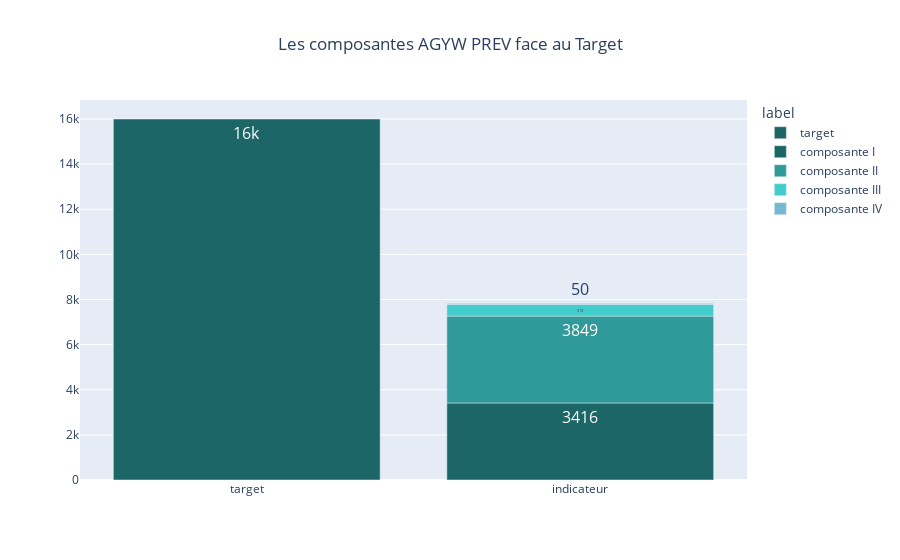

Source (notebook cell):
### Code cell
fig = px.bar(
    stack_data,
    x="supp",
    y="data",
    text="data",
    text_auto=True,
    title="Les composantes AGYW PREV face au Target",
    color="label",
    labels={"supp":"","data":""},
    color_discrete_map={
        "target":"#1D6667", 
        "composante I":"#1D6667",
        "composante II":"#309999",
        "composante III":"#43CCCC",
        "composante IV":"#75b8d1",
    },
)
fig = fig.update_layout(title_x=0.5)
fig.update_traces(textfont_size=16)
fig.write_image("./rezo/composante_agywprev.png")

### Figure 1 — Plotly figure (JSON) as saved in the notebook; plotly's stock layout.template omitted (floating-point values rounded to 4 significant figures)
{"data": [{"alignmentgroup": "True", "hovertemplate": "label=target<br>=%{text}<extra></extra>", "legendgroup": "target", "marker": {"color": "#1D6667", "pattern": {"shape": ""}}, "name": "target", "offsetgroup": "target", "orientation": "v", "showlegend": true, "text": [16000], "textfont": {"size": 16}, "textposition": "auto", "texttemplate": "%{y}", "type": "bar", "x": ["target"], "xaxis": "x", "y": [16000], "yaxis": "y"}, {"alignmentgroup": "True", "hovertemplate": "label=composante I<br>=%{text}<extra></extra>", "legendgroup": "composante I", "marker": {"color": "#1D6667", "pattern": {"shape": ""}}, "name": "composante I", "offsetgroup": "composante I", "orientation": "v", "showlegend": true, "text": [3416], "textfont": {"size": 16}, "textposition": "auto", "texttemplate": "%{y}", "type": "bar", "x": ["indicateur"], "xaxis": "x", "y": [3416], "yaxis": "y"}, {"alignmentgroup": "True", "hovertemplate": "label=composante II<br>=%{text}<extra></extra>", "legendgroup": "composante II", "marker": {"color": "#309999", "pattern": {"shape": ""}}, "name": "composante II", "offsetgroup": "composante II", "orientation": "v", "showlegend": true, "text": [3849], "textfont": {"size": 16}, "textposition": "auto", "texttemplate": "%{y}", "type": "bar", "x": ["indicateur"], "xaxis": "x", "y": [3849], "yaxis": "y"}, {"alignmentgroup": "True", "hovertemplate": "label=composante III<br>=%{text}<extra></extra>", "legendgroup": "composante III", "marker": {"color": "#43CCCC", "pattern": {"shape": ""}}, "name": "composante III", "offsetgroup": "composante III", "orientation": "v", "showlegend": true, "text": [513], "textfont": {"size": 16}, "textposition": "auto", "texttemplate": "%{y}", "type": "bar", "x": ["indicateur"], "xaxis": "x", "y": [513], "yaxis": "y"}, {"alignmentgroup": "True", "hovertemplate": "label=composante IV<br>=%{text}<extra></extra>", "legendgroup": "composante IV", "marker": {"color": "#75b8d1", "pattern": {"shape": ""}}, "name": "composante IV", "offsetgroup": "composante IV", "orientation": "v", "showlegend": true, "text": [50], "textfont": {"size": 16}, "textposition": "auto", "texttemplate": "%{y}", "type": "bar", "x": ["indicateur"], "xaxis": "x", "y": [50], "yaxis": "y"}], "layout": {"barmode": "relative", "legend": {"title": {"text": "label"}, "tracegroupgap": 0}, "title": {"text": "Les composantes AGYW PREV face au Target", "x": 0.5}, "xaxis": {"anchor": "y", "domain": [0, 1], "title": {"text": ""}}, "yaxis": {"anchor": "x", "domain": [0, 1], "title": {"text": ""}}}}
